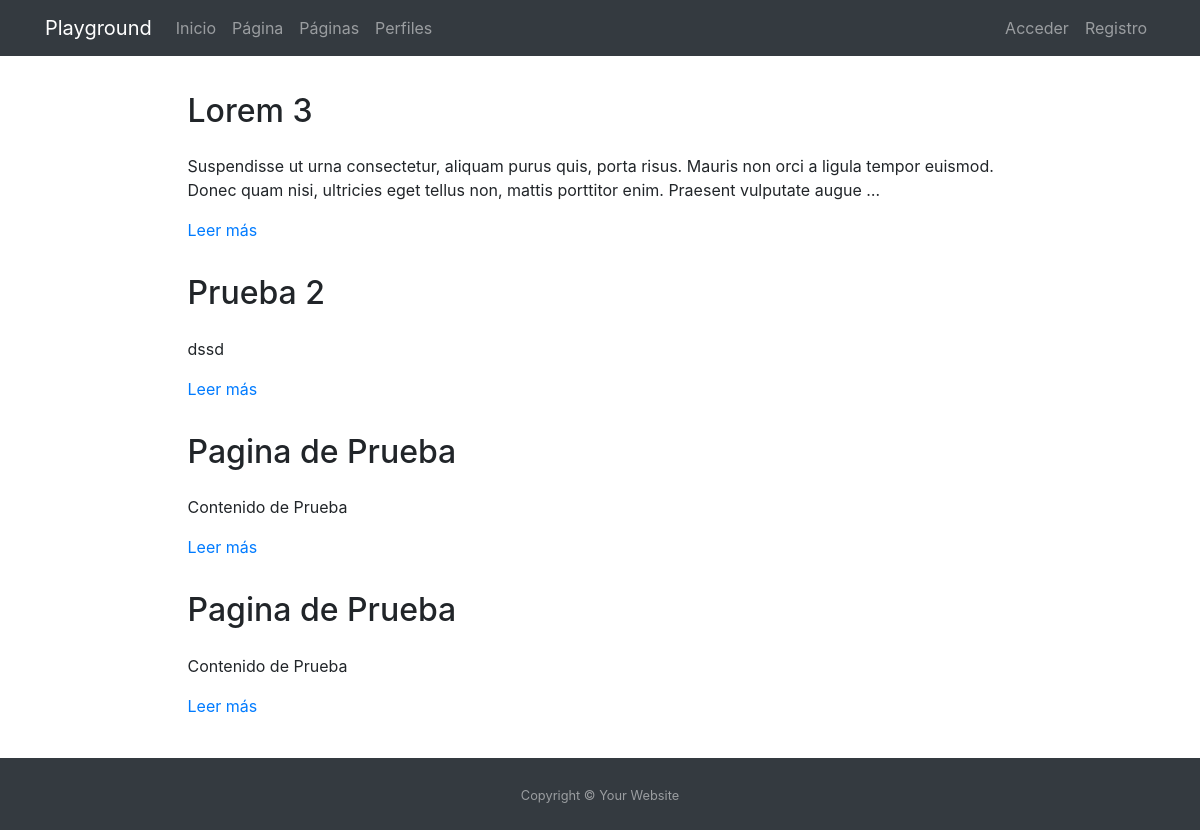
The page /pages/ on the database its author committed.
### pages/models.py (models this page shows, shortened)
class Page(models.Model):
    title = models.CharField(verbose_name="Título", max_length=200)
    content = RichTextField(verbose_name="Contenido")
    order = models.SmallIntegerField(verbose_name="Orden", default=0)
    created = models.DateTimeField(auto_now_add=True, verbose_name="Fecha de creación")
    updated = models.DateTimeField(auto_now=True, verbose_name="Fecha de edición")
    class Meta:
        verbose_name = "página"
        verbose_name_plural = "páginas"
        ordering = ['order', 'title']

### pages/views.py (the view)
# urls.py: path('', PageListView.as_view(), name='pages'),
class PageListView(ListView):
    model = Page

### pages/templates/pages/page_list.html (shortened to what this page needs)
{% extends 'core/base.html' %}
{% load static %}
{% block content %}
{% include 'pages/includes/pages_menu.html' %}
<main role="main">
  <div class="container mb-4">
    {% for page in page_list %}
      <div class="row mt-3">
        <div class="col-md-9 mx-auto">
          <h2 class="mb-4">{{page.title}}</h2>
          <div>
            <p>{{page.content|striptags|safe|truncatechars:"200"}}</p>
            <p><a href="{% url 'pages:page' page.id page.title|slugify %}">Leer más</a>
            </p>
          </div>
        </div>
      </div>
    {% endfor %}
  </div>
</main>
{% endblock %}

### core/static/core/css/main.css (style rules this page uses)
main { padding-top: 20px; }
:root { --jumbotron-padding-y: 3rem; }

### rows shown on the page
Page: title "Lorem 3", content "Suspendisse ut urna consectetur, aliquam purus quis, porta risus. Mauris non orci a ligula tempor euismod. Donec quam nisi, ultricies eget tellus non, mattis porttitor enim. Praesent vulputate augue …"
Page: title "Prueba 2", content "dssd"
Page: title "Pagina de Prueba", content "Contenido de Prueba"
Page: title "Pagina de Prueba", content "Contenido de Prueba"
